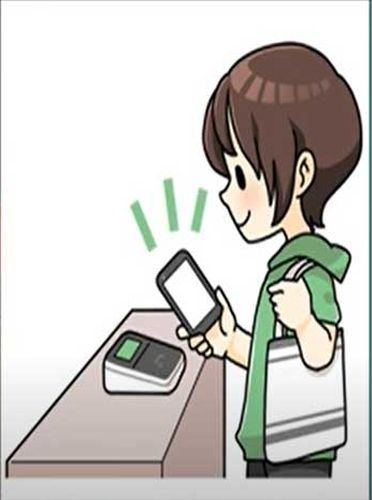
#> input picture F55121060_Isra Septia Cahyani_PCD/gambar.jpg, 372 x 500 px
$ python 'Avarage Filter.py'
#> lines starting #> are read from the running program, lines starting #| are printed output that depends on the picture
import numpy as np
import cv2

# membaca gambar
img = cv2.imread('gambar.jpg')
#> img is the input picture: shape (500, 372, 3); mean B, G, R 196.9, 201.3, 203.2

# menentukan ukuran kernel
ksize = 7

# membuat kernel filter rata-rata
kernel = np.ones((ksize, ksize), np.float32) / (ksize**2)

# melakukan konvolusi pada gambar menggunakan kernel filter rata-rata
filtered_img = cv2.filter2D(img, -1, kernel)
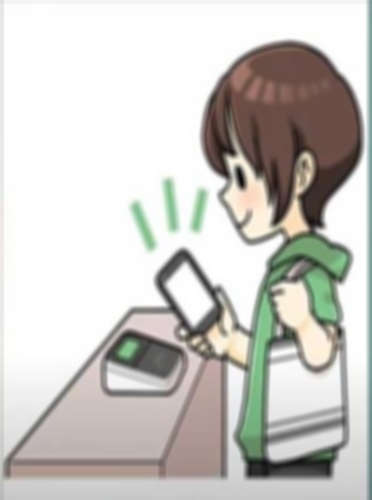
#> filtered_img: shape (500, 372, 3); mean B, G, R 197.1, 201.4, 203.4

# menampilkan gambar asli dan hasil filter
cv2.imshow('Original Image', img)
cv2.imshow('Filtered Image', filtered_img)
cv2.waitKey(0)
cv2.destroyAllWindows()

$ run again, with F55121060_Isra Septia Cahyani_PCD/image1.jpg copied over F55121060_Isra Septia Cahyani_PCD/gambar.jpg
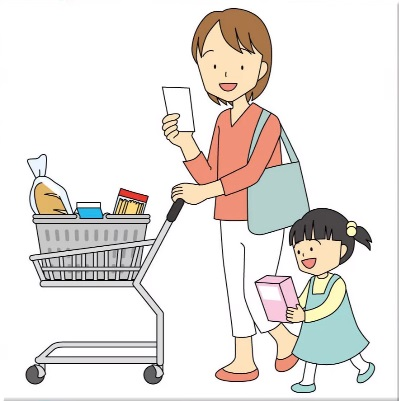
#> input picture F55121060_Isra Septia Cahyani_PCD/image1.jpg, 399 x 401 px
#> img is the input picture: shape (401, 399, 3); mean B, G, R 223.9, 227.7, 232.3
#> `filtered_img = cv2.filter2D(img, -1, kernel)`:
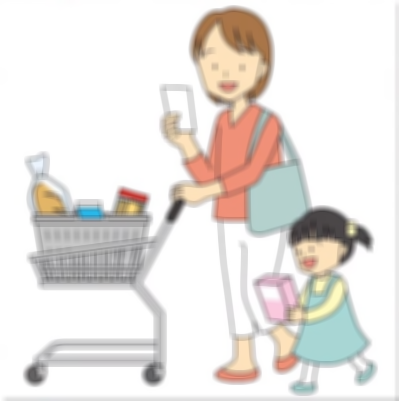
#> filtered_img: shape (401, 399, 3); mean B, G, R 224, 227.8, 232.4
